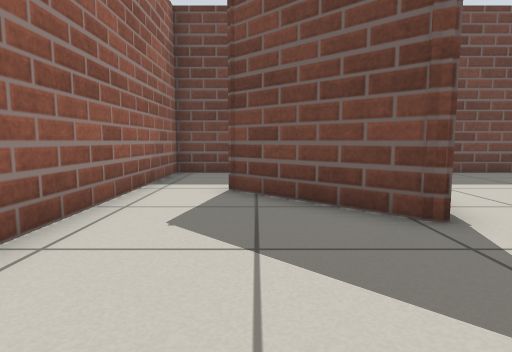
view 1 (above)

15 first-person views from a walk through a robot-simulator world made for Gazebo. The camera is 0.5 m above the floor, tilts 6° down and sees 75° across. The floor is counted in squares, 0.5 m on a side. Each view is taken from the middle of a square. On the plan, view 1 faces up. The plan holds only what a view shows up to about 12 squares ahead; the rest is blank. The robots in the file are not drawn.

view 2
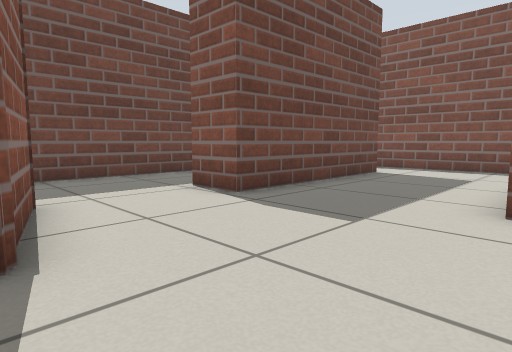

view 3
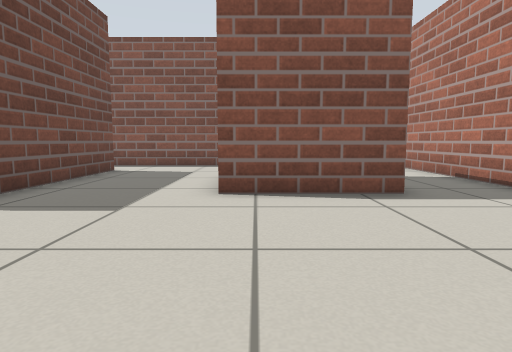

view 4
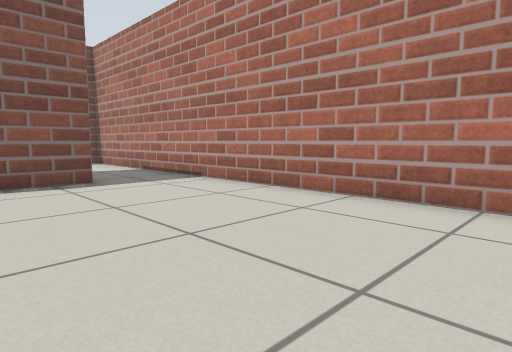

view 5
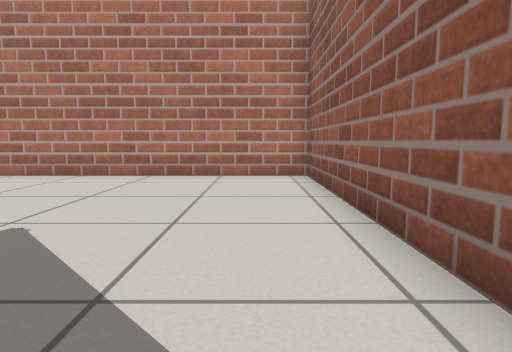

view 6
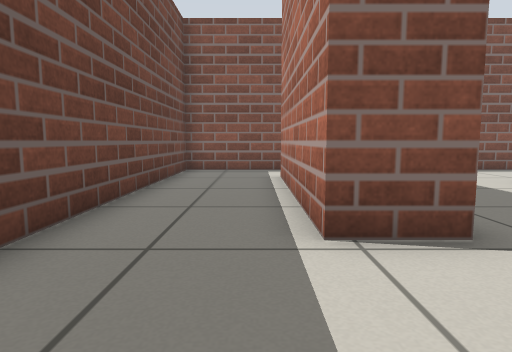

view 7
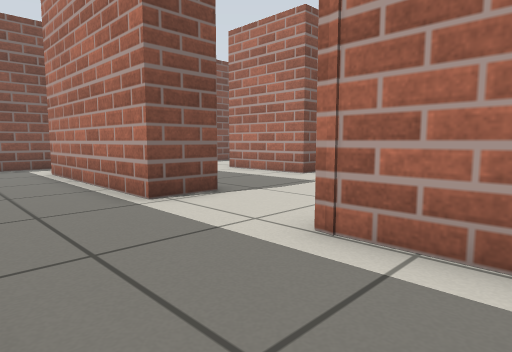

view 8
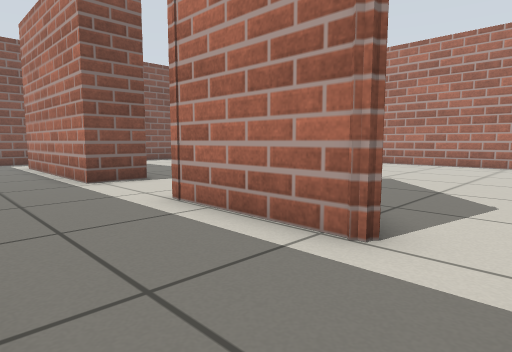

view 9
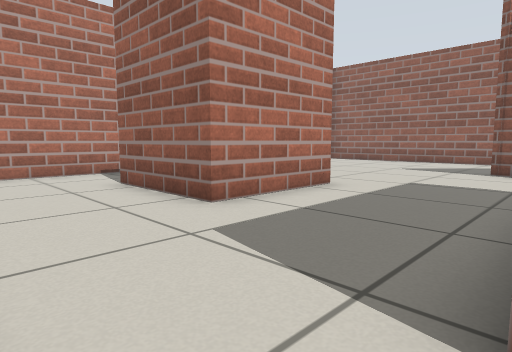

view 10
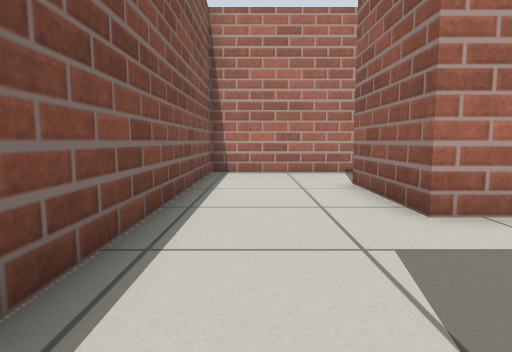

view 11
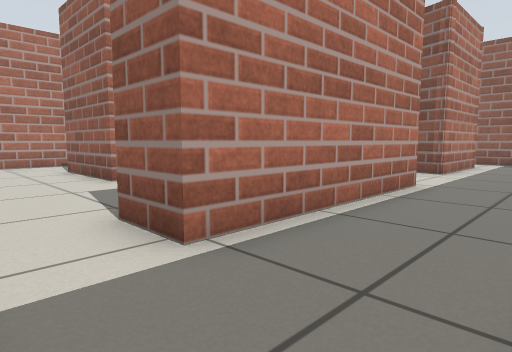

view 12
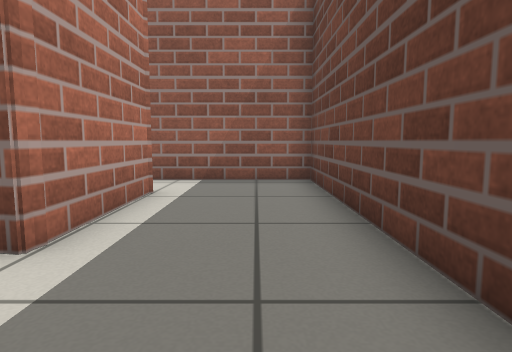

view 13
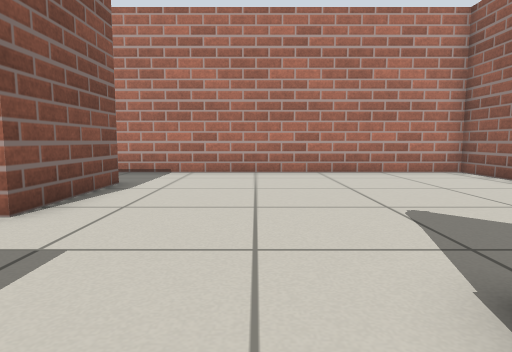

view 14
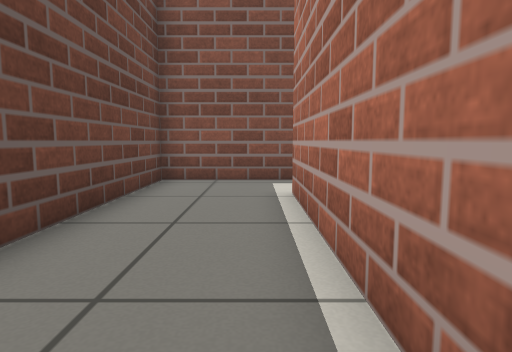

view 15
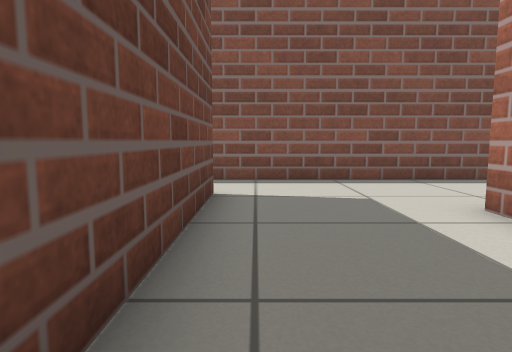

### Floor plan
Points are (right, up) in squares from view 1. A wall is a line through its corners. A room is listed if a view was taken in it or the views show most of it. See-through windows are left out.
Room 1 (views 1, 2, 3, 4, 5, 6, 7, 8, 9, 10, 11, 12, 13, 14, 15)
walls: (6.3, 5.8) (6.3, 7.3) (12.3, 7.3) (12.3, 5.8) (6.3, 5.8); (2.3, 3.9) (-0.7, 7) (3.2, 7) (2.3, 3.9); (7.2, -1.9) (7.2, 1.7) (10.7, 1.7) (10.7, -1.9); (14.4, 10.4) (-2.5, 10.4) (-2.5, -4.5) (14.4, -4.5) (14.4, 10.4)

Where each view was taken, in squares from view 1:
view 1: 0 up, 0 right, facing up
view 2: 1 up, 2 right, facing up-right
view 3: 1 up, 1 right, facing right
view 4: 1 up, 1 left, facing down-right
view 5: 5 up, 1 left, facing down
view 6: 8 up, 3 right, facing right
view 7: 10 up, 1 right, facing down-right
view 8: 10 up, 2 left, facing down-right
view 9: 6 up, 14 right, facing down-left
view 10: 6 up, 13 right, facing down
view 11: 10 up, 14 right, facing down-left
view 12: 9 up, 6 right, facing left
view 13: 6 up, 4 right, facing down
view 14: 8 up, 6 right, facing right
view 15: 5 up, 6 right, facing right
